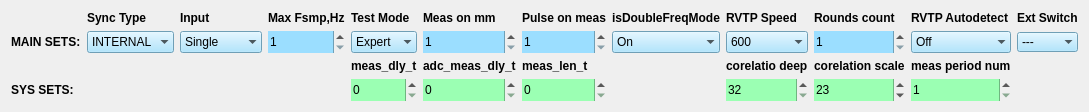
         <widget class="QWidget" name="tab_2">
          <attribute name="title">
           <string>Sets</string>
          </attribute>
          <layout class="QGridLayout" name="gridLayout_7">
           <item row="0" column="6">
            <widget class="QLabel" name="label_44">
             <property name="font">
              <font>
               <weight>75</weight>
               <bold>true</bold>
              </font>
             </property>
             <property name="text">
              <string>Pulse on meas</string>
             </property>
            </widget>
           </item>
           <item row="0" column="5">
            <widget class="QLabel" name="label_42">
             <property name="font">
              <font>
               <weight>75</weight>
               <bold>true</bold>
              </font>
             </property>
             <property name="text">
              <string>Meas on mm</string>
             </property>
            </widget>
           </item>
           <item row="0" column="4">
            <widget class="QLabel" name="label_41">
             <property name="font">
              <font>
               <weight>75</weight>
               <bold>true</bold>
              </font>
             </property>
             <property name="text">
              <string>Test Mode</string>
             </property>
            </widget>
           </item>
           <item row="0" column="3">
            <widget class="QLabel" name="label_37">
             <property name="font">
              <font>
               <weight>75</weight>
               <bold>true</bold>
              </font>
             </property>
             <property name="text">
              <string>Max Fsmp,Hz</string>
             </property>
            </widget>
           </item>
           <item row="0" column="2">
            <widget class="QLabel" name="label_46">
             <property name="font">
              <font>
               <weight>75</weight>
               <bold>true</bold>
              </font>
             </property>
             <property name="text">
              <string>Input</string>
             </property>
            </widget>
           </item>
           <item row="0" column="1">
            <widget class="QLabel" name="label_39">
             <property name="font">
              <font>
               <weight>75</weight>
               <bold>true</bold>
              </font>
             </property>
             <property name="text">
              <string>Sync Type</string>
             </property>
            </widget>
           </item>
           <item row="0" column="7">
            <widget class="QLabel" name="label_38">
             <property name="font">
              <font>
               <weight>75</weight>
               <bold>true</bold>
              </font>
             </property>
             <property name="text">
              <string>isDoubleFreqMode</string>
             </property>
            </widget>
           </item>
           <item row="0" column="8">
            <widget class="QLabel" name="label_40">
             <property name="font">
              <font>
               <weight>75</weight>
               <bold>true</bold>
              </font>
             </property>
             <property name="text">
              <string>RVTP Speed</string>
             </property>
            </widget>
           </item>
           <item row="0" column="9">
            <widget class="QLabel" name="label_43">
             <property name="font">
              <font>
               <weight>75</weight>
               <bold>true</bold>
              </font>
             </property>
             <property name="text">
              <string>Rounds count</string>
             </property>
            </widget>
           </item>
           <item row="0" column="10">
            <widget class="QLabel" name="label_45">
             <property name="font">
              <font>
               <weight>75</weight>
               <bold>true</bold>
              </font>
             </property>
             <property name="text">
              <string>RVTP Autodetect</string>
             </property>
            </widget>
           </item>
           <item row="1" column="0">
            <widget class="QLabel" name="label_50">
             <property name="font">
              <font>
               <weight>75</weight>
               <bold>true</bold>
              </font>
             </property>
             <property name="text">
              <string>MAIN SETS:</string>
             </property>
            </widget>
           </item>
           <item row="1" column="1">
            <widget class="QComboBox" name="comboBox_syncType">
             <property name="sizePolicy">
              <sizepolicy hsizetype="Minimum" vsizetype="Minimum">
               <horstretch>0</horstretch>
               <verstretch>0</verstretch>
              </sizepolicy>
             </property>
             <property name="styleSheet">
              <string notr="true">background-color: rgb(155, 222, 255);</string>
             </property>
             <property name="frame">
              <bool>false</bool>
             </property>
             <item>
              <property name="text">
               <string>INTERNAL</string>
              </property>
             </item>
             <item>
              <property name="text">
               <string>DP</string>
              </property>
             </item>
             <item>
              <property name="text">
               <string>RVTP</string>
              </property>
             </item>
             <item>
              <property name="text">
               <string>EXTERNL</string>
              </property>
             </item>
             <item>
              <property name="text">
               <string>REQUEST</string>
              </property>
             </item>
            </widget>
           </item>
           <item row="1" column="2">
            <widget class="QComboBox" name="comboBox_inputType">
             <property name="sizePolicy">
              <sizepolicy hsizetype="Minimum" vsizetype="Minimum">
               <horstretch>0</horstretch>
               <verstretch>0</verstretch>
              </sizepolicy>
             </property>
             <property name="styleSheet">
              <string notr="true">background-color: rgb(155, 222, 255);</string>
             </property>
             <property name="frame">
              <bool>false</bool>
             </property>
             <item>
              <property name="text">
               <string>Single</string>
              </property>
             </item>
             <item>
              <property name="text">
               <string>Reflection</string>
              </property>
             </item>
             <item>
              <property name="text">
               <string>Bridge</string>
              </property>
             </item>
             <item>
              <property name="text">
               <string>Auto</string>
              </property>
             </item>
            </widget>
           </item>
           <item row="1" column="3">
            <widget class="QSpinBox" name="spinBox_maxFsmp">
             <property name="sizePolicy">
              <sizepolicy hsizetype="Ignored" vsizetype="Minimum">
               <horstretch>0</horstretch>
               <verstretch>0</verstretch>
              </sizepolicy>
             </property>
             <property name="styleSheet">
              <string notr="true">background-color: rgb(155, 222, 255);</string>
             </property>
             <property name="frame">
              <bool>false</bool>
             </property>
             <property name="minimum">
              <number>1</number>
             </property>
             <property name="maximum">
              <number>128000</number>
             </property>
            </widget>
           </item>
           <item row="1" column="4">
            <widget class="QComboBox" name="comboBox_testMode">
             <property name="sizePolicy">
              <sizepolicy hsizetype="Ignored" vsizetype="Minimum">
               <horstretch>0</horstretch>
               <verstretch>0</verstretch>
              </sizepolicy>
             </property>
             <property name="styleSheet">
              <string notr="true">background-color: rgb(155, 222, 255);</string>
             </property>
             <property name="currentIndex">
              <number>0</number>
             </property>
             <property name="frame">
              <bool>false</bool>
             </property>
             <item>
              <property name="text">
               <string>Expert</string>
              </property>
             </item>
             <item>
              <property name="text">
               <string>Cond</string>
              </property>
             </item>
             <item>
              <property name="text">
               <string>Test</string>
              </property>
             </item>
             <item>
              <property name="text">
               <string>RAW</string>
              </property>
             </item>
             <item>
              <property name="text">
               <string>SIN_COS</string>
              </property>
             </item>
             <item>
              <property name="text">
               <string>COR</string>
              </property>
             </item>
             <item>
              <property name="text">
               <string>SCALE</string>
              </property>
             </item>
             <item>
              <property name="text">
               <string>IIR</string>
              </property>
             </item>
             <item>
              <property name="text">
               <string>CNTR</string>
              </property>
             </item>
             <item>
              <property name="text">
               <string>ROT</string>
              </property>
             </item>
             <item>
              <property name="text">
               <string>TST</string>
              </property>
             </item>
             <item>
              <property name="text">
               <string>AMP</string>
              </property>
             </item>
             <item>
              <property name="text">
               <string>MIN_MAX</string>
              </property>
             </item>
            </widget>
           </item>
           <item row="1" column="5">
            <widget class="QSpinBox" name="spinBox_measOnmm">
             <property name="sizePolicy">
              <sizepolicy hsizetype="Ignored" vsizetype="Minimum">
               <horstretch>0</horstretch>
               <verstretch>0</verstretch>
              </sizepolicy>
             </property>
             <property name="styleSheet">
              <string notr="true">background-color: rgb(155, 222, 255);</string>
             </property>
             <property name="frame">
              <bool>false</bool>
             </property>
             <property name="minimum">
              <number>1</number>
             </property>
             <property name="maximum">
              <number>100</number>
             </property>
            </widget>
           </item>
           <item row="1" column="6">
            <widget class="QSpinBox" name="spinBox_pulseOnMeas">
             <property name="sizePolicy">
              <sizepolicy hsizetype="Ignored" vsizetype="Minimum">
               <horstretch>0</horstretch>
               <verstretch>0</verstretch>
              </sizepolicy>
             </property>
             <property name="styleSheet">
              <string notr="true">background-color: rgb(155, 222, 255);</string>
             </property>
             <property name="frame">
              <bool>false</bool>
             </property>
             <property name="minimum">
              <number>1</number>
             </property>
             <property name="maximum">
              <number>10000</number>
             </property>
            </widget>
           </item>
           <item row="1" column="7">
            <widget class="QComboBox" name="comboBox_isDoubleFreqMode">
             <property name="sizePolicy">
              <sizepolicy hsizetype="Ignored" vsizetype="Minimum">
               <horstretch>0</horstretch>
               <verstretch>0</verstretch>
              </sizepolicy>
             </property>
             <property name="styleSheet">
              <string notr="true">background-color: rgb(155, 222, 255);</string>
             </property>
             <property name="currentIndex">
              <number>1</number>
             </property>
             <property name="frame">
              <bool>false</bool>
             </property>
             <item>
              <property name="text">
               <string>Off</string>
              </property>
             </item>
             <item>
              <property name="text">
               <string>On</string>
              </property>
             </item>
             <item>
              <property name="text">
               <string>Reload_off</string>
              </property>
             </item>
            </widget>
           </item>
           <item row="1" column="8">
            <widget class="QComboBox" name="comboBox_rvtpSpeed">
             <property name="sizePolicy">
              <sizepolicy hsizetype="Ignored" vsizetype="Minimum">
               <horstretch>0</horstretch>
               <verstretch>0</verstretch>
              </sizepolicy>
             </property>
             <property name="styleSheet">
              <string notr="true">background-color: rgb(155, 222, 255);</string>
             </property>
             <property name="frame">
              <bool>false</bool>
             </property>
             <item>
              <property name="text">
               <string>600</string>
              </property>
             </item>
             <item>
              <property name="text">
               <string>840</string>
              </property>
             </item>
             <item>
              <property name="text">
               <string>1020</string>
              </property>
             </item>
             <item>
              <property name="text">
               <string>1200</string>
              </property>
             </item>
             <item>
              <property name="text">
               <string>1500</string>
              </property>
             </item>
             <item>
              <property name="text">
               <string>1800</string>
              </property>
             </item>
             <item>
              <property name="text">
               <string>2100</string>
              </property>
             </item>
             <item>
              <property name="text">
               <string>2400</string>
              </property>
             </item>
             <item>
              <property name="text">
               <string>2700</string>
              </property>
             </item>
             <item>
              <property name="text">
               <string>3000</string>
              </property>
             </item>
            </widget>
           </item>
           <item row="1" column="9">
            <widget class="QSpinBox" name="spinBox_roundsCount">
             <property name="sizePolicy">
              <sizepolicy hsizetype="Ignored" vsizetype="Minimum">
               <horstretch>0</horstretch>
               <verstretch>0</verstretch>
              </sizepolicy>
             </property>
             <property name="styleSheet">
              <string notr="true">background-color: rgb(155, 222, 255);</string>
             </property>
             <property name="frame">
              <bool>false</bool>
             </property>
             <property name="minimum">
              <number>1</number>
             </property>
             <property name="maximum">
              <number>4</number>
             </property>
            </widget>
           </item>
           <item row="1" column="10">
            <widget class="QComboBox" name="comboBox_rvtpAutodetect">
             <property name="sizePolicy">
              <sizepolicy hsizetype="Ignored" vsizetype="Minimum">
               <horstretch>0</horstretch>
               <verstretch>0</verstretch>
              </sizepolicy>
             </property>
             <property name="styleSheet">
              <string notr="true">background-color: rgb(155, 222, 255);</string>
             </property>
             <property name="frame">
              <bool>false</bool>
             </property>
             <item>
              <property name="text">
               <string>Off</string>
              </property>
             </item>
             <item>
              <property name="text">
               <string>On</string>
              </property>
             </item>
             <item>
              <property name="text">
               <string>Auto</string>
              </property>
             </item>
            </widget>
           </item>
           <item row="2" column="4">
            <widget class="QLabel" name="label_47">
             <property name="font">
              <font>
               <weight>75</weight>
               <bold>true</bold>
              </font>
             </property>
             <property name="text">
              <string>meas_dly_t</string>
             </property>
            </widget>
           </item>
           <item row="2" column="5">
            <widget class="QLabel" name="label_48">
             <property name="font">
              <font>
               <weight>75</weight>
               <bold>true</bold>
              </font>
             </property>
             <property name="text">
              <string>adc_meas_dly_t</string>
             </property>
            </widget>
           </item>
           <item row="2" column="6">
            <widget class="QLabel" name="label_49">
             <property name="font">
              <font>
               <weight>75</weight>
               <bold>true</bold>
              </font>
             </property>
             <property name="text">
              <string>meas_len_t</string>
             </property>
            </widget>
           </item>
           <item row="2" column="8">
            <widget class="QLabel" name="label_51">
             <property name="font">
              <font>
               <weight>75</weight>
               <bold>true</bold>
              </font>
             </property>
             <property name="text">
              <string>corelatio deep</string>
             </property>
            </widget>
           </item>
           <item row="2" column="9">
            <widget class="QLabel" name="label_52">
             <property name="font">
              <font>
               <weight>75</weight>
               <bold>true</bold>
              </font>
             </property>
             <property name="text">
              <string>corelation scale</string>
             </property>
            </widget>
           </item>
           <item row="2" column="10">
            <widget class="QLabel" name="label_53">
             <property name="font">
              <font>
               <weight>75</weight>
               <bold>true</bold>
              </font>
             </property>
             <property name="text">
              <string>meas period num</string>
             </property>
            </widget>
           </item>
           <item row="3" column="0">
            <widget class="QLabel" name="label_56">
             <property name="font">
              <font>
               <weight>75</weight>
               <bold>true</bold>
              </font>
             </property>
             <property name="text">
              <string>SYS SETS:</string>
             </property>
            </widget>
           </item>
           <item row="3" column="4">
            <widget class="QSpinBox" name="spinBox_measDly">
             <property name="sizePolicy">
              <sizepolicy hsizetype="Ignored" vsizetype="Preferred">
               <horstretch>0</horstretch>
               <verstretch>0</verstretch>
              </sizepolicy>
             </property>
             <property name="styleSheet">
              <string notr="true">background-color: rgb(155, 255, 179);</string>
             </property>
             <property name="frame">
              <bool>false</bool>
             </property>
             <property name="maximum">
              <number>128000</number>
             </property>
            </widget>
           </item>
           <item row="3" column="5">
            <widget class="QSpinBox" name="spinBox_adcMeasDly">
             <property name="sizePolicy">
              <sizepolicy hsizetype="Ignored" vsizetype="Preferred">
               <horstretch>0</horstretch>
               <verstretch>0</verstretch>
              </sizepolicy>
             </property>
             <property name="styleSheet">
              <string notr="true">background-color: rgb(155, 255, 179);</string>
             </property>
             <property name="frame">
              <bool>false</bool>
             </property>
             <property name="maximum">
              <number>32768</number>
             </property>
            </widget>
           </item>
           <item row="3" column="6">
            <widget class="QSpinBox" name="spinBox_measLen">
             <property name="sizePolicy">
              <sizepolicy hsizetype="Ignored" vsizetype="Preferred">
               <horstretch>0</horstretch>
               <verstretch>0</verstretch>
              </sizepolicy>
             </property>
             <property name="styleSheet">
              <string notr="true">background-color: rgb(155, 255, 179);</string>
             </property>
             <property name="frame">
              <bool>false</bool>
             </property>
             <property name="maximum">
              <number>32768</number>
             </property>
            </widget>
           </item>
           <item row="3" column="8">
            <widget class="QSpinBox" name="spinBox_corelationDeep">
             <property name="sizePolicy">
              <sizepolicy hsizetype="Ignored" vsizetype="Preferred">
               <horstretch>0</horstretch>
               <verstretch>0</verstretch>
              </sizepolicy>
             </property>
             <property name="styleSheet">
              <string notr="true">background-color: rgb(155, 255, 179);</string>
             </property>
             <property name="frame">
              <bool>false</bool>
             </property>
             <property name="minimum">
              <number>32</number>
             </property>
             <property name="maximum">
              <number>1024</number>
             </property>
            </widget>
           </item>
           <item row="3" column="9">
            <widget class="QSpinBox" name="spinBox_corelationScale">
             <property name="sizePolicy">
              <sizepolicy hsizetype="Ignored" vsizetype="Preferred">
               <horstretch>0</horstretch>
               <verstretch>0</verstretch>
              </sizepolicy>
             </property>
             <property name="styleSheet">
              <string notr="true">background-color: rgb(155, 255, 179);</string>
             </property>
             <property name="frame">
              <bool>false</bool>
             </property>
             <property name="minimum">
              <number>1</number>
             </property>
             <property name="maximum">
              <number>32768</number>
             </property>
             <property name="value">
              <number>23</number>
             </property>
            </widget>
           </item>
           <item row="3" column="10">
            <widget class="QSpinBox" name="spinBox_measPeriodNum">
             <property name="sizePolicy">
              <sizepolicy hsizetype="Ignored" vsizetype="Preferred">
               <horstretch>0</horstretch>
               <verstretch>0</verstretch>
              </sizepolicy>
             </property>
             <property name="styleSheet">
              <string notr="true">background-color: rgb(155, 255, 179);</string>
             </property>
             <property name="frame">
              <bool>false</bool>
             </property>
             <property name="minimum">
              <number>1</number>
             </property>
             <property name="maximum">
              <number>16</number>
             </property>
            </widget>
           </item>
           <item row="1" column="11">
            <widget class="QComboBox" name="comboBox_extSwitchType">
             <property name="styleSheet">
              <string notr="true">background-color: rgb(155, 222, 255);</string>
             </property>
             <property name="frame">
              <bool>false</bool>
             </property>
             <item>
              <property name="text">
               <string>---</string>
              </property>
             </item>
             <item>
              <property name="text">
               <string>1x8</string>
              </property>
             </item>
             <item>
              <property name="text">
               <string>1x32</string>
              </property>
             </item>
             <item>
              <property name="text">
               <string>2x16</string>
              </property>
             </item>
            </widget>
           </item>
           <item row="0" column="11">
            <widget class="QLabel" name="label_55">
             <property name="font">
              <font>
               <weight>75</weight>
               <bold>true</bold>
              </font>
             </property>
             <property name="text">
              <string>Ext Switch</string>
             </property>
            </widget>
           </item>
          </layout>
         </widget>
